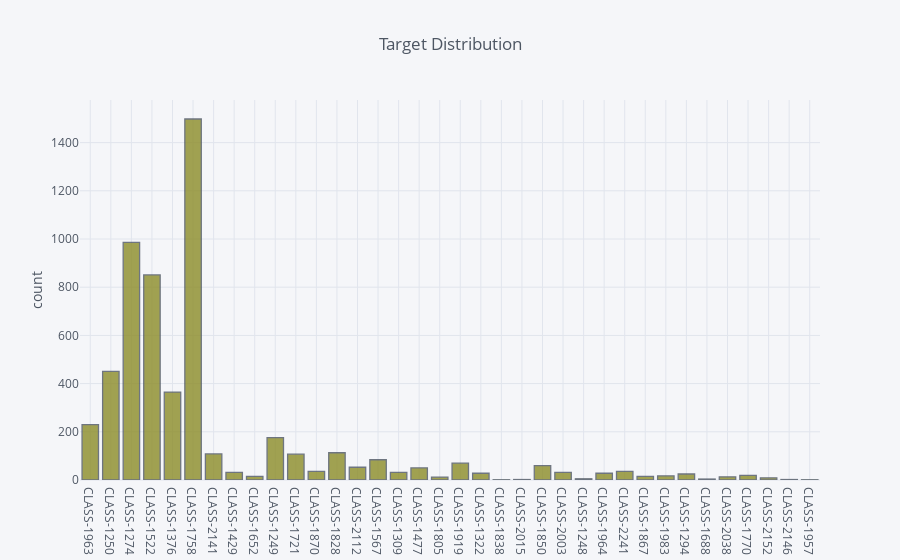

Write notebook code for a chart like this one.
### Markdown cell above
# Understand the data

### Code cell
df['Product_Category'].iplot(kind='hist',
                             yTitle='count', 
                             title='Target Distribution', 
                             color='rgb(140,140,40)' )

### Figure 1 — Plotly figure (JSON) as saved in the notebook; plotly's stock layout.template omitted (floating-point values rounded to 4 significant figures; data arrays with more than 128 entries replaced by an {"elided": "..."} marker saying what was removed)
{"data": [{"histfunc": "count", "histnorm": "", "marker": {"color": "rgba(140, 140, 40, 1.0)", "line": {"color": "#4D5663", "width": 1.3}}, "name": "Product_Category", "opacity": 0.8, "orientation": "v", "type": "histogram", "uid": "78f4bb70-90f3-40b7-aa31-582df5accfb7", "x": {"elided": "5566 str values"}}], "layout": {"barmode": "overlay", "legend": {"bgcolor": "#F5F6F9", "font": {"color": "#4D5663"}}, "paper_bgcolor": "#F5F6F9", "plot_bgcolor": "#F5F6F9", "title": {"font": {"color": "#4D5663"}, "text": "Target Distribution"}, "xaxis": {"gridcolor": "#E1E5ED", "showgrid": true, "tickfont": {"color": "#4D5663"}, "title": {"font": {"color": "#4D5663"}, "text": ""}, "zerolinecolor": "#E1E5ED"}, "yaxis": {"gridcolor": "#E1E5ED", "showgrid": true, "tickfont": {"color": "#4D5663"}, "title": {"font": {"color": "#4D5663"}, "text": "count"}, "zerolinecolor": "#E1E5ED"}}}
